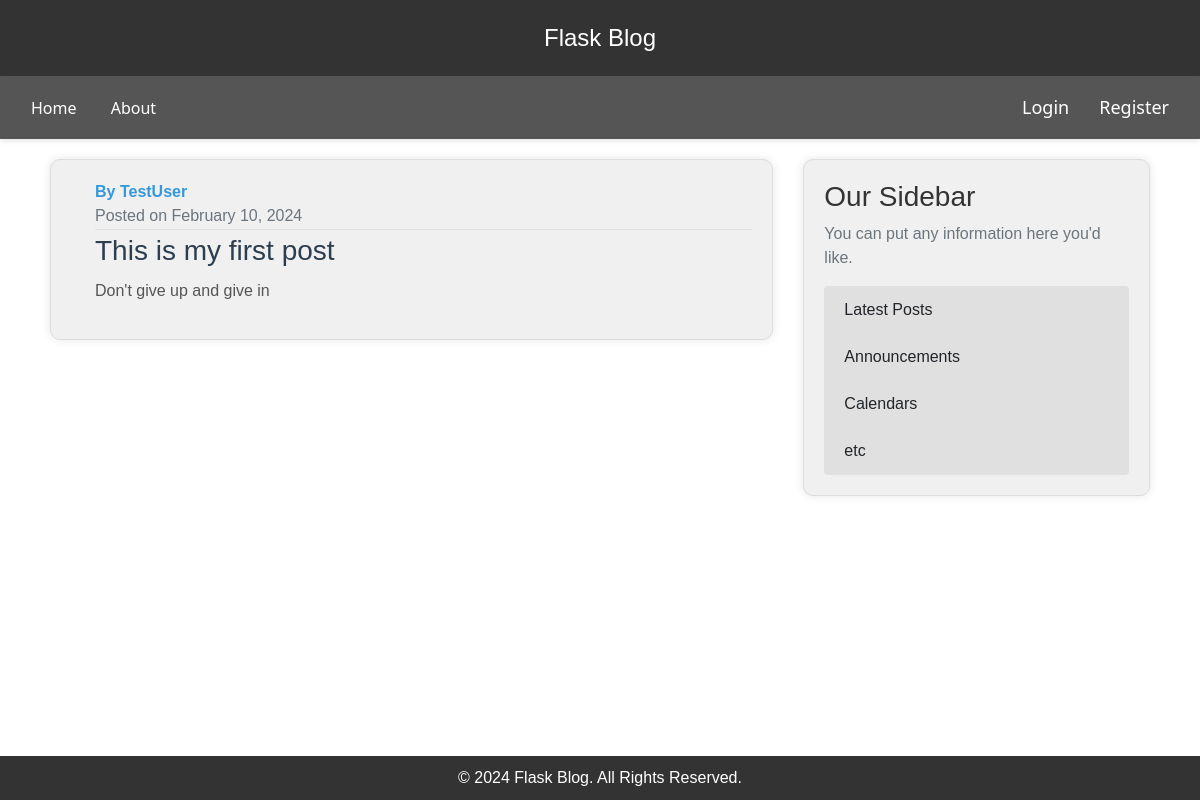
Screenshot of /post/2 with the database file from the repository.
### flaskblog/model.py (models this page shows, shortened)
class User(db.Model, UserMixin):
    id = db.Column(db.Integer, primary_key=True)
    username = db.Column(db.String(20), unique=True, nullable=False)
    email = db.Column(db.String(120), unique=True, nullable=False)
    image_file = db.Column(db.String(20), nullable=False, default='default.jpg')
    password = db.Column(db.String(60), nullable=False)
    posts = db.relationship('Post', backref='author', lazy=True)

class Post(db.Model):
    id = db.Column(db.Integer, primary_key=True)
    title = db.Column(db.String(100), nullable=False)
    date_posted = db.Column(db.DateTime, nullable=False, default=datetime.utcnow())
    content = db.Column(db.Text, nullable=False)
    user_id = db.Column(db.Integer, db.ForeignKey('user.id'), nullable=False)

### flaskblog/routes.py (the view)
@app.route("/post/<int:post_id>")
def post(post_id):
    post = Post.query.get_or_404(post_id)
    return render_template('post.html', title=post.title, post=post)

### flaskblog/templates/post.html (shortened to what this page needs)
{% extends "layout.html" %}
{% block content %}
    <article class="media content-section">
        <div class="media-body ml-4">
            <div class="article-metadata">
                <span class="mr-2">
                    <a href="{{ url_for('user_posts', username=post.author.username) }}" class="article-link">
                        <strong>By {{ post.author.username }}</strong><br>
                    </a>
                </span>
                <span class="text-muted">
                    Posted on {{ post.date_posted.strftime('%B %d, %Y') }}
                </span>
            </div>
            <h2 class="article-title">{{ post.title }}</h2>
            <p class="article-content">{{ post.content }}</p>
        </div>
    </article>
{% endblock content %}

### flaskblog/static/main.css (style rules this page uses)
body { background: #fafafa; color: #333333; margin-top: 5rem; }
h1, h2, h3, h4, h5, h6 { color: #444444; }
.content-section { background: #ffffff; padding: 10px 20px; border: 1px solid #dddddd; border-radius: 3px; margin-bottom: 20px; }
.article-title { color: #444444; }
.article-content { white-space: pre-line; }
.article-metadata { padding-bottom: 1px; margin-bottom: 4px; border-bottom: 1px solid #e3e3e3 }
body { display: flex; flex-direction: column; min-height: 100vh; }
.article-link { text-decoration: none; color: #3498db; transition: color 0.3s ease; }
.article-title { font-size: 28px; color: #2c3e50; margin-bottom: 10px; }
.article-content { color: #555; line-height: 1.6; }
body { background-color: #fff; margin: 0; }

### flaskblog/templates/layout.html (style rules this page uses)
body { font-family: 'Arial', sans-serif; background-color: #ffffff; color: #000000; margin: 0; padding: 0; }
.content-section { background-color: #f0f0f0; padding: 20px; margin-bottom: 20px; border-radius: 10px; box-shadow: 0 0 10px rgba(0, 0, 0, 0.1); transition: transform 0.3s ease; }
body { display: flex; flex-direction: column; min-height: 100vh; }

### rows the page displays
User: author.username "TestUser"
Post: date_posted "February 10, 2024", title "This is my first post", content "Don't give up and give in"
